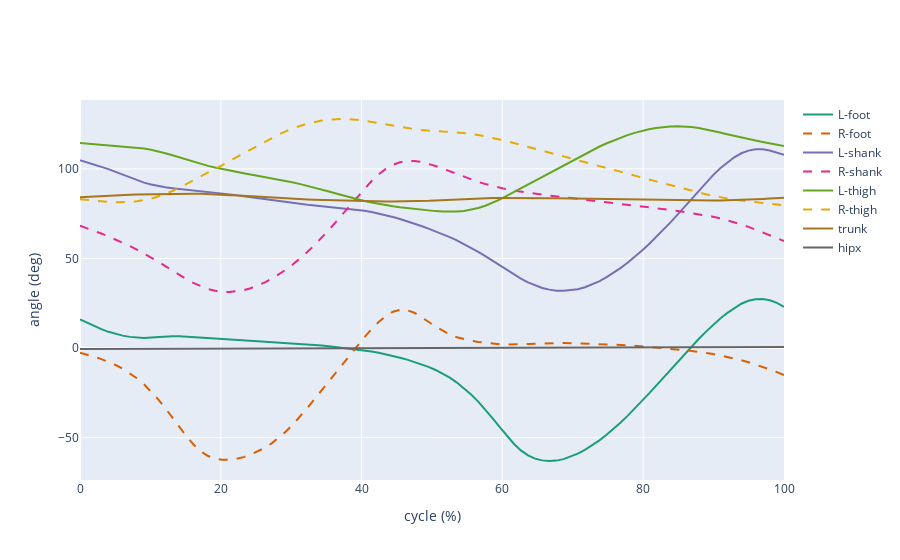

This figure's notebook cell:
### Code cell
emogis.plot(df = df, data_type='jnt', cycle=True)
